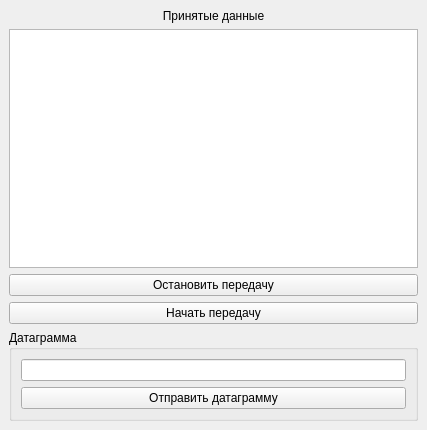
<?xml version="1.0" encoding="UTF-8"?>
<ui version="4.0">
 <class>MainWindow</class>
 <widget class="QMainWindow" name="MainWindow">
  <property name="geometry">
   <rect>
    <x>0</x>
    <y>0</y>
    <width>427</width>
    <height>430</height>
   </rect>
  </property>
  <property name="windowTitle">
   <string>MainWindow</string>
  </property>
  <widget class="QWidget" name="centralwidget">
   <layout class="QVBoxLayout" name="verticalLayout">
    <item>
     <widget class="QLabel" name="lb_receiveData">
      <property name="text">
       <string>Принятые данные</string>
      </property>
      <property name="alignment">
       <set>Qt::AlignCenter</set>
      </property>
     </widget>
    </item>
    <item>
     <widget class="QTextEdit" name="te_result"/>
    </item>
    <item>
     <widget class="QPushButton" name="pb_stop">
      <property name="text">
       <string>Остановить передачу</string>
      </property>
     </widget>
    </item>
    <item>
     <widget class="QPushButton" name="pb_start">
      <property name="text">
       <string>Начать передачу</string>
      </property>
     </widget>
    </item>
    <item>
     <widget class="QGroupBox" name="grB_datagram">
      <property name="title">
       <string>Датаграмма</string>
      </property>
      <layout class="QVBoxLayout" name="verticalLayout_2">
       <item>
        <widget class="QLineEdit" name="le_textDatagram"/>
       </item>
       <item>
        <widget class="QPushButton" name="pb_sendDatagram">
         <property name="text">
          <string>Отправить датаграмму</string>
         </property>
        </widget>
       </item>
      </layout>
     </widget>
    </item>
   </layout>
  </widget>
 </widget>
 <resources/>
 <connections/>
</ui>
